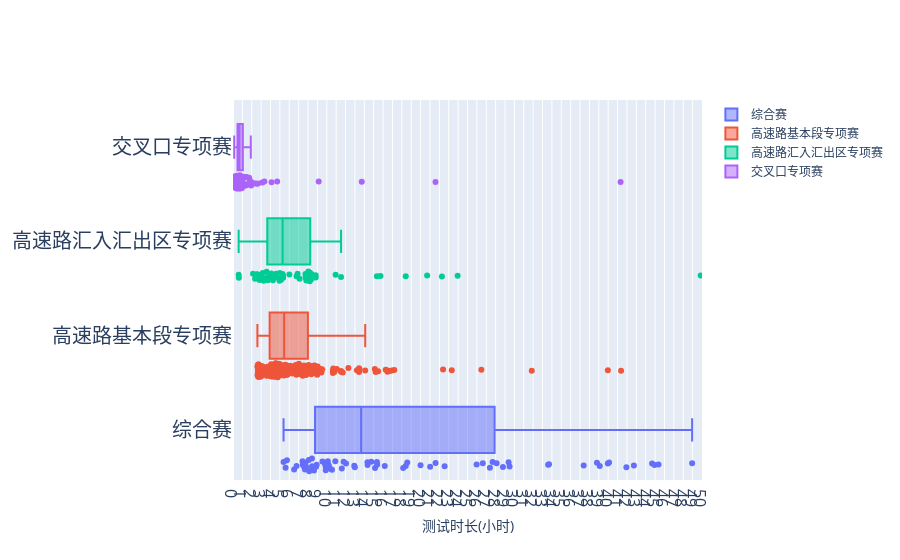

The cell this chart's notebook holds for it:
### Markdown cell above
#### 各赛道测试时长分布
> 输出文件：`测试时长分布.html`

### Code cell
import plotly
import plotly.graph_objects as go
import pandas as pd
import json

def convert_time(time_str):
    h, m, s = time_str.split(':')
    return int(h) * 3600 + int(m) * 60 + int(s)

def cal_avg_time(time_list):
    avg = sum(time_list) / len(time_list)
    h = int(avg / 3600)
    m = int((avg - h * 3600) / 60)
    s = int(avg - h * 3600 - m * 60)
    return f"{h:02d}:{m:02d}:{s:02d}"

scirpt = f"SELECT * FROM submit WHERE competitionId IN ({', '.join(COMPETITIONS)}) AND paperType='B' AND status='SUCCESS'"
tests = database._db_fetch(scirpt)
tests_df = pd.DataFrame(tests, columns=database.columns)

fig = go.Figure()
for competitionId, rows in tests_df.groupby('competitionId'):
    competition_name = database._get_value(table='competition', field='competitionName', logic='AND', competitionId=competitionId)[0][0]
    fig.add_trace(go.Box(
                        x=[float(json.loads(test_info)['test']['cost']) for test_info in rows.testDetail],
                        name=competition_name[19:-1],
                        # boxpoints="suspectedoutliers",
                        # boxpoints=False,
                        boxpoints="all",
                    ))
fig.update_layout(
    xaxis=dict(
        range=[0, 180000],
        tickmode='array',
        tickvals=[i*3600 for i in range(0, 60, 1)],
        ticktext=[f"{i}" for i in range(0, 60, 1)],
        tickfont=dict(size=16),
        title='测试时长(小时)',
    ),
    yaxis=dict(tickfont=dict(size=20)),
)
fig.show()
# fig.write_image("./analyze_result/test_cost.svg", engine="kaleido")
plotly.offline.plot(fig, filename='./result/html/测试时长分布.html')

### Figure 1 — Plotly figure (JSON) as saved in the notebook; plotly's stock layout.template omitted (floating-point values rounded to 4 significant figures; data arrays with more than 128 entries replaced by an {"elided": "..."} marker saying what was removed)
{"data": [{"boxpoints": "all", "name": "综合赛", "type": "box", "x": [30310.0, 20700.0, 151000.0, 153900.0, 19400.0, 20190.0, 46540.0, 160900.0, 161800.0, 30350.0, 143900.0, 121300.0, 144300.0, 121000.0, 28050.0, 140800.0, 23460.0, 27300.0, 27240.0, 35310.0, 163300.0, 27616, 29080.0, 43380.0, 105800.0, 31090.0, 32120.0, 26690.0, 37990.0, 31850.0, 29240.0, 51650.0, 46760.0, 134600.0, 36760.0, 30240.0, 26800.0, 71980.0, 54520.0, 66880.0, 41770.0, 77740.0, 176200.0, 245000.0, 35600.0, 53080.0, 66270.0, 103600.0, 99640.0, 35550.0, 139700.0, 34330.0, 39270.0, 95870.0, 55250.0, 106200.0, 42460.0, 37330.0, 75650.0, 98590.0, 36100.0, 55320.0, 93490.0, 81220.0, 58230.0, 51600.0, 101200.0, 36390.0, 35820.0, 65310.0, 24390.0, 27810.0]}, {"boxpoints": "all", "name": "高速路基本段专项赛", "type": "box", "x": {"elided": "203 float values"}}, {"boxpoints": "all", "name": "高速路汇入汇出区专项赛", "type": "box", "x": [12110.0, 8893.0, 13430.0, 8461.0, 17850.0, 9956.0, 14680.0, 11810.0, 9451.0, 7688.0, 10160.0, 10970.0, 10480.0, 11410.0, 19040.0, 9261.0, 18480.0, 80180.0, 15290.0, 13220.0, 12900.0, 17970.0, 30150.0, 14300.0, 28920.0, 25560.0, 29460.0, 74500.0, 2263.0, 21630.0, 27920.0, 41470.0, 29570.0, 55220.0, 31720.0, 86220.0, 29890.0, 31730.0, 14740.0, 2170.0, 66290.0, 29980.0, 30030.0, 19240.0, 16570.0, 39390.0, 29040.0, 24410.0, 16890.0, 179500.0, 19180.0, 24780.0, 56610.0, 27810.0, 15700.0, 30160.0, 28660.0, 15420.0, 14080.0, 15190.0, 28150.0, 27930.0, 19100.0, 17800.0, 9068.0]}, {"boxpoints": "all", "name": "交叉口专项赛", "type": "box", "x": [2007.0, 1089.0, 2831.0, 2713.0, 980.3, 994.6, 3303.0, 3202.0, 3180.0, 1237.0, 842.0, 845.1, 2556.0, 2669.0, 3408.0, 2666.0, 1005.0, 2584.0, 2286.0, 2357.0, 3022.0, 3504.0, 1330.0, 3403.0, 1397.0, 3639.0, 4530.0, 6183.0, 4941.0, 1737.0, 2752.0, 2647, 2551.0, 3132.0, 3106.0, 1438.0, 465.6, 523.7, 917.4, 7089.0, 1845.0, 1702.0, 1057.0, 32880.0, 9026.0, 1904.0, 1645.0, 2299.0, 1534.0, 6962.0, 1971.0, 148700.0, 9627.0, 1797.0, 2283.0, 14800.0, 49420.0, 2007.0, 2388.0, 1408.0, 1894.0, 2739.0, 1833.0, 2627.0, 662.2, 1584.0, 2404.0, 3379.0, 77730.0, 6833.0, 6475.0, 1741.0, 5390.0, 1552.0, 2164.0, 2477.0, 2142.0, 5089.0, 12040.0, 5299.0, 4045.0, 2215.0, 8168.0, 3689.0, 2438.0, 2464.0, 6964.0, 1820.0, 11248, 16950.0, 1711.0, 1742.0, 1596.0]}], "layout": {"xaxis": {"range": [0, 180000], "tickfont": {"size": 16}, "tickmode": "array", "ticktext": ["0", "1", "2", "3", "4", "5", "6", "7", "8", "9", "10", "11", "12", "13", "14", "15", "16", "17", "18", "19", "20", "21", "22", "23", "24", "25", "26", "27", "28", "29", "30", "31", "32", "33", "34", "35", "36", "37", "38", "39", "40", "41", "42", "43", "44", "45", "46", "47", "48", "49", "50", "51", "52", "53", "54", "55", "56", "57", "58", "59"], "tickvals": [0, 3600, 7200, 10800, 14400, 18000, 21600, 25200, 28800, 32400, 36000, 39600, 43200, 46800, 50400, 54000, 57600, 61200, 64800, 68400, 72000, 75600, 79200, 82800, 86400, 90000, 93600, 97200, 100800, 104400, 108000, 111600, 115200, 118800, 122400, 126000, 129600, 133200, 136800, 140400, 144000, 147600, 151200, 154800, 158400, 162000, 165600, 169200, 172800, 176400, 180000, 183600, 187200, 190800, 194400, 198000, 201600, 205200, 208800, 212400], "title": {"text": "测试时长(小时)"}}, "yaxis": {"tickfont": {"size": 20}}}}
